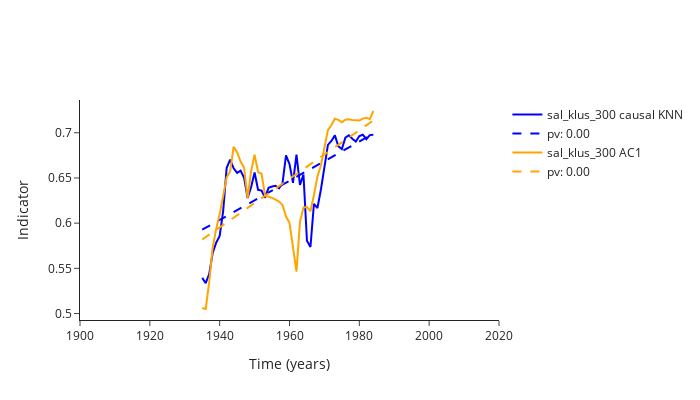

Write notebook code for a chart like this one.
### Code cell
fig = go.Figure()

fig.add_trace(go.Scatter(
    x=years_1900_2020+window_length//2, y=causal_KNN_sal_klus_300,
    mode='lines', name='sal_klus_300 causal KNN',
    line=dict(color='blue')
))
fig.add_trace(go.Scatter(x=years_1900_2020+window_length//2, y=slopeKNN300 * np.arange(len(causal_KNN_sal_klus_300)) + interceptKNN300, mode='lines', name=f'pv: {pvalKNN300:.2f}', line=dict(color='blue', dash='dash')))


fig.add_trace(go.Scatter(
    x=years_1900_2020+window_length//2, y=AC_sal_klus_300,
    mode='lines', name='sal_klus_300 AC1',
    line=dict(color='orange')
))
fig.add_trace(go.Scatter(x=years_1900_2020+window_length//2, y=slopeAC300 * np.arange(len(AC_sal_klus_300)) + interceptAC300, mode='lines', name=f'pv: {pvalAC300:.2f}', line=dict(color='orange', dash='dash')))


fig.update_layout(
    xaxis_range=[1900, 2020],
    xaxis_title='Time (years)',
    yaxis_title='Indicator',
    height=400, width=700,
    template='simple_white'
)

fig.show()
